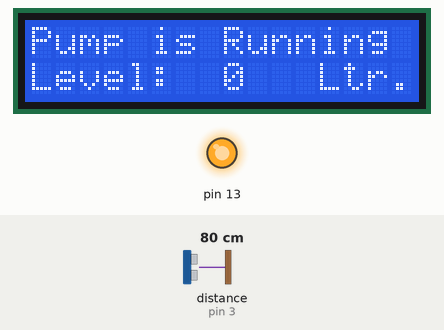
Bench run of a sketch on a simulated Arduino Uno, built with avr-gcc and run on an emulated ATmega328P. Parts: 16×2 character LCD, output pins drawn as LEDs (lit = HIGH). Inputs (shaded band) come from the test bench; at power-on: distance to the obstacle (sensor on pin 3) 80 cm. The echo pulse lasts 58.3 µs per cm; what the sketch prints to the serial monitor is not drawn.

Above: at 1.2 s.
1.3 s: distance to the obstacle (sensor on pin 3) set to 7 cm
At 2.1 s:
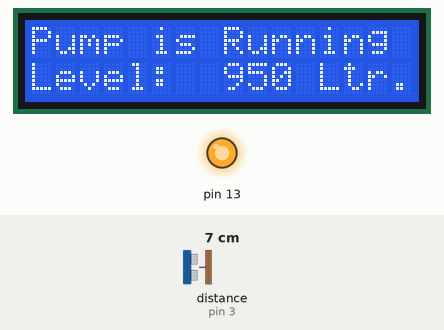
2.8 s: distance to the obstacle (sensor on pin 3) set to 4 cm
At 3.36 s:
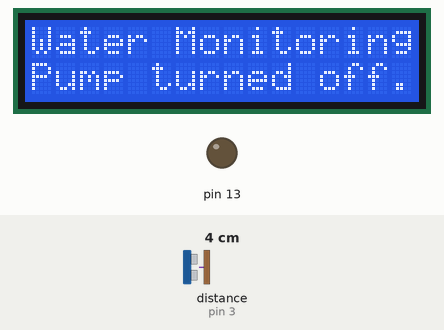
5.0 s: distance to the obstacle (sensor on pin 3) set to 35 cm
At 5.26 s:
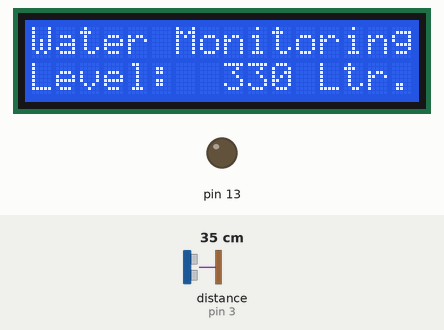
7.8 s: distance to the obstacle (sensor on pin 3) set to 2 cm
At 8.2 s:
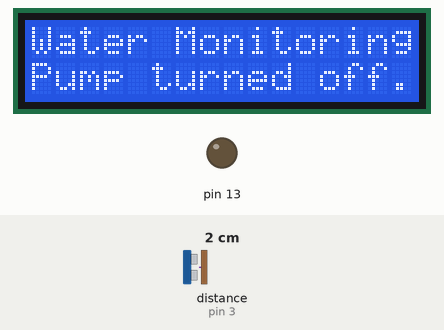
10.3 s: distance to the obstacle (sensor on pin 3) set to 45 cm
At 10.52 s:
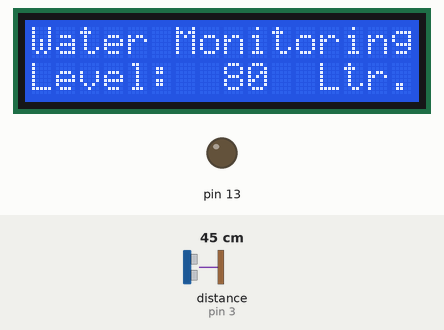
11.8 s: distance to the obstacle (sensor on pin 3) set to 51 cm
At 12.4 s:
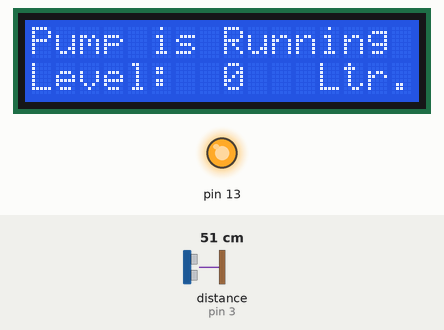
Timing chart, 0 to 14.5 s (numbered marks = the images above; inputs shaded):
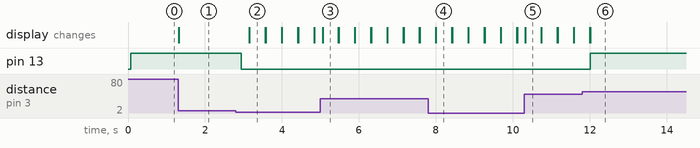

The sketch:

Water_level.ino
```cpp
#define High 50
#define Low 5

#include <NewPing.h>

#define TRIGGER_PIN  2  // Arduino pin tied to trigger pin on the ultrasonic sensor.
#define ECHO_PIN     3  // Arduino pin tied to echo pin on the ultrasonic sensor.
#define MAX_DISTANCE 100 // Maximum distance we want to ping for (in centimeters). Maximum sensor distance is rated at 400-500cm.

NewPing sonar(TRIGGER_PIN, ECHO_PIN, MAX_DISTANCE); // NewPing setup of pins and maximum distance.

#include <LiquidCrystal.h>

// initialize the library by associating any needed LCD interface pin
// with the arduino pin number it is connected to
const int rs = 10, en = 9, d4 = 4, d5 = 5, d6 = 6, d7 = 7;
LiquidCrystal lcd(rs, en, d4, d5, d6, d7);

int percen(void){
  int distance, depth, len;
  int per;
  distance = sonar.ping_cm();
  depth = High - distance;
  len = High - Low;
  per = (depth*100) / len;
  if(per < 0)
    per = 0;
  else if(per > 100)
    per = 100;

  return per;
}

void setup() {
  Serial.begin(115200);
  lcd.begin(16, 2);
  pinMode(13, OUTPUT);
}

void loop() {
  int per;
  per = percen();
  Serial.println(per);


  lcd.setCursor(0,0);
  lcd.print("Water Monitoring Sys.");
  lcd.setCursor(0,1);
  lcd.print("Level: ");
  lcd.setCursor(8,1);
  lcd.print(per*10);
  lcd.setCursor(12,1);
  lcd.print("Ltr.");

  if(per == 0){
    lcd.clear();
    lcd.setCursor(0,0);
    Serial.println("Pump is Running");
    lcd.print("Pump is Running");
    digitalWrite(13, HIGH);
    while(per < 100){
      lcd.setCursor(0,1);
      lcd.print("Level: ");
      lcd.setCursor(8,1);
      lcd.print(per*10);
      lcd.setCursor(12,1);
      lcd.print("Ltr.");
      delay(200);
//      lcd.clear();
      per = percen();
    }
    digitalWrite(13, LOW);
  }
  else if(per == 100){
    lcd.setCursor(0,1);
    Serial.println("turn off pump");
    lcd.print("Pump turned off..");

  }
  delay(200);
  lcd.clear();
}
```

Measured:
- the behaviour switches between 6 and 5 cm on distance to the obstacle (sensor on pin 3) (found by bisection; images 1 and 2)
- the behaviour switches between 48 and 49 cm on distance to the obstacle (sensor on pin 3) (found by bisection; images 5 and 6)
- after the input at 1.3 s, the display: changes at once (image 1)
- after the input at 2.8 s, pin 13: HIGH → LOW after 0.14 s; the display: changes after 0.36 s (image 2)
- after the input at 5.0 s, the display: changes after 0.06 s (image 3)
- after the input at 7.8 s, the display: first differs from a run without the input after 0.20 s (image 4)
- after the input at 10.3 s, the display: changes at once (image 5)
- after the input at 11.8 s, pin 13: LOW → HIGH after 0.21 s; the display: first differs from a run without the input after 0.22 s (image 6)
